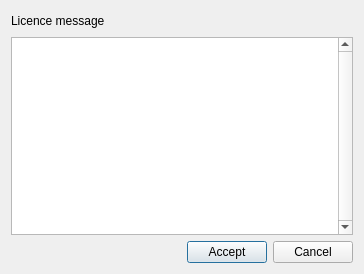
<?xml version="1.0" encoding="UTF-8"?>
<ui version="4.0">
 <class>CLicenceDialog</class>
 <widget class="QDialog" name="CLicenceDialog">
  <property name="geometry">
   <rect>
    <x>0</x>
    <y>0</y>
    <width>364</width>
    <height>274</height>
   </rect>
  </property>
  <property name="windowTitle">
   <string>Licence</string>
  </property>
  <layout class="QVBoxLayout" name="verticalLayout_2">
   <item>
    <layout class="QVBoxLayout" name="verticalLayout">
     <item>
      <layout class="QHBoxLayout" name="horizontalLayout">
       <item>
        <widget class="QLabel" name="c_message">
         <property name="text">
          <string>Licence message</string>
         </property>
         <property name="textFormat">
          <enum>Qt::AutoText</enum>
         </property>
        </widget>
       </item>
       <item>
        <spacer name="horizontalSpacer">
         <property name="orientation">
          <enum>Qt::Horizontal</enum>
         </property>
         <property name="sizeHint" stdset="0">
          <size>
           <width>40</width>
           <height>20</height>
          </size>
         </property>
        </spacer>
       </item>
      </layout>
     </item>
     <item>
      <widget class="QTextEdit" name="c_agreement">
       <property name="verticalScrollBarPolicy">
        <enum>Qt::ScrollBarAlwaysOn</enum>
       </property>
       <property name="readOnly">
        <bool>true</bool>
       </property>
      </widget>
     </item>
    </layout>
   </item>
   <item>
    <layout class="QHBoxLayout" name="horizontalLayout_2">
     <item>
      <spacer name="horizontalSpacer_2">
       <property name="orientation">
        <enum>Qt::Horizontal</enum>
       </property>
       <property name="sizeHint" stdset="0">
        <size>
         <width>40</width>
         <height>20</height>
        </size>
       </property>
      </spacer>
     </item>
     <item>
      <widget class="QPushButton" name="c_ok">
       <property name="text">
        <string>Accept</string>
       </property>
      </widget>
     </item>
     <item>
      <widget class="QPushButton" name="c_cancel">
       <property name="text">
        <string>Cancel</string>
       </property>
      </widget>
     </item>
    </layout>
   </item>
  </layout>
 </widget>
 <resources/>
 <connections>
  <connection>
   <sender>c_ok</sender>
   <signal>clicked()</signal>
   <receiver>CLicenceDialog</receiver>
   <slot>OnOK()</slot>
   <hints>
    <hint type="sourcelabel">
     <x>189</x>
     <y>246</y>
    </hint>
    <hint type="destinationlabel">
     <x>64</x>
     <y>229</y>
    </hint>
   </hints>
  </connection>
  <connection>
   <sender>c_cancel</sender>
   <signal>clicked()</signal>
   <receiver>CLicenceDialog</receiver>
   <slot>OnCancel()</slot>
   <hints>
    <hint type="sourcelabel">
     <x>270</x>
     <y>240</y>
    </hint>
    <hint type="destinationlabel">
     <x>343</x>
     <y>234</y>
    </hint>
   </hints>
  </connection>
 </connections>
 <slots>
  <slot>OnOK()</slot>
  <slot>OnCancel()</slot>
 </slots>
</ui>
